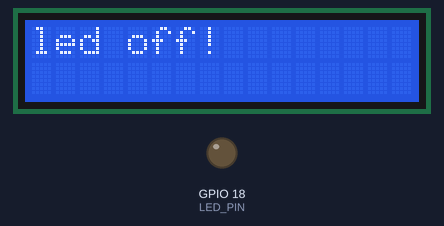
Bench run of a sketch on a simulated ESP32. On the bench: 16×2 character LCD, output pins drawn as LEDs (lit = HIGH). What the sketch prints to the serial monitor is not drawn.

Above: at 0.1 s.
At 2.2 s:
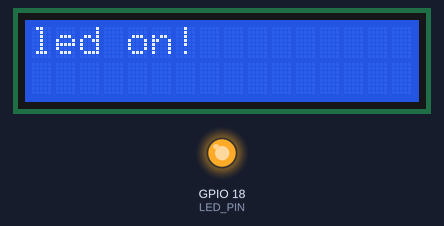
Timing chart, 0 to 130.0 s (numbered marks = the images above):
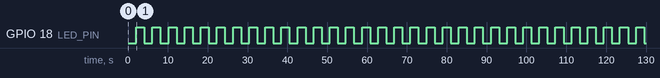

The sketch:

LCD.ino
```cpp
// VÙNG KHAI BÁO THƯ VIỆN
#include <Wire.h>
#include <LiquidCrystal_I2C.h>  // thư viện LCD
#define LED_PIN 18              // khai báo chân cho con led

// VÙNG KHAI BÁO BIẾN
// Đặt địa chỉ I2C của LCD, ví dụ: 0x27 (tuỳ thuộc vào màn hình của bạn)
LiquidCrystal_I2C lcd(0x27, 16, 2);  // 16 ký tự, 2 dòng
int led_status = 0;

// HÀM KHỞI TẠO
void setup() {
  Serial.begin(9600);
  lcd.init();                // khởi tạo LCD
  pinMode(LED_PIN, OUTPUT);  // khởi tạo led
  lcd.backlight();           // bật đèn nền lcd
}

// VÒNG LẶP
void loop() {
  // chuyển trạng thái của led
  if (led_status == 1) {
    digitalWrite(LED_PIN, HIGH);  // Bật LED
    led_status = 0;
    lcd.setCursor(0, 0);
    lcd.print("                ");  // reset nội dung của hàng LCD rồi mới ghi nội dung mới
    lcd.setCursor(0, 0);
    lcd.print("led on!");
    Serial.println("LED ON!");  // in ra monitor
  } else {
    digitalWrite(LED_PIN, LOW);  // Tắt LED
    led_status = 1;
    lcd.setCursor(0, 0);
    lcd.print("                ");  // reset nội dung của hàng LCD rồi mới ghi nội dung mới
    lcd.setCursor(0, 0);
    lcd.print("led off!");
    Serial.println("LED OFF!");
  }
  // <--------------------------------------->

  // cập nhật mỗi 1s
  delay(2000);
}
```

Measured:
- by itself, GPIO 18 (LED_PIN): alternates HIGH for 2.0 s and LOW for 2.0 s
